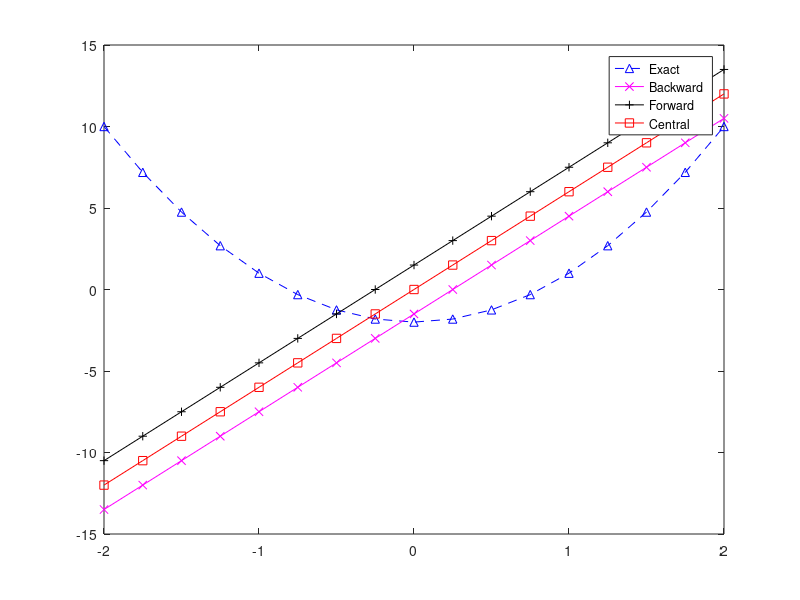

Reproduce this figure in MATLAB.
%Trevor Olsen HW 4 Problem 9
%2.7.2023

clear; clc; %get me a latte;

%% Context:
%Consider the function f(x) = x^3 – 2x + 4 on the interval [−2, 2] with h = 0.25.
%Use the forward, backward, and centered finite difference approximations for the first derivatives so as to graphically illustrate which approximation is most accurate. 
%We need plots?!

%Use the forward, backward, and centered finite difference approximations for the second derivatives so as to graphically illustrate which approximation is most accurate. 



%% Variables
h = 0.25; % Step Size
xValues = [-2:h:2]; % X Array

% woops! exactFunction = xValues.^3 - 2.*xValues + 4; %Exact Value
exactDerivative = 3.*xValues.^2 - 2;

%% Shortcut Variables
xminus1 = xValues - h; %(xi - h) to save typing
xplus1 = xValues + h; %(xi + h) to save typing

xiMinus1 = xminus1.^3 - 2.*xminus1 + 4;
xiPlus1 = xplus1.^3 - 2 .* xplus1 + 4;
fxi = xValues.^3 - 2.*xValues + 4;
exactFunction = xValues.^3 - 2.*xValues + 4; % Glad I didn't delete this! It's the first term.

xplus2 = xValues + (2*h); %xi + 2h
xminus2 = xValues - (2*h); %xi - 2h


ximinus2 = xminus2.^3 - 2.*xminus2 + 4;
xiplus2 = xplus2.^3 - 2 .* xplus2 + 4;
fxi = xValues.^3 - 2.*xValues + 4;

exact2 = 6.*xValues

%% Finites! (Finite differences)
%Forward finite -> (f(xi+1) - f(xi)) / h
forward = (xiPlus1 - fxi)/h;
forward2 = ((xiplus2 - (2*xiPlus1) + fxi)) / h^2;


%Backward finite -> (f(xi) - f(xi-1)) / h
backward = (fxi - xiMinus1)/h;
backward2 = (fxi - (2*xiMinus1) + ximinus2) / h^2;


%Central finite -> (f(xi+1)-f(xi-1)) / h
central = ((xiPlus1 - xiMinus1))/(2*h);
central2 = (xiPlus1 - (2*fxi) + xiMinus1) / h^2;

%% Plot it out!

plot(xValues,exactDerivative,'b^--')
hold on
plot (xValues,backward2, '-mx')
plot(xValues,forward2,'-k+')
plot(xValues,central2,'-rs')
legend('Exact', 'Backward', 'Forward','Central')
hold off